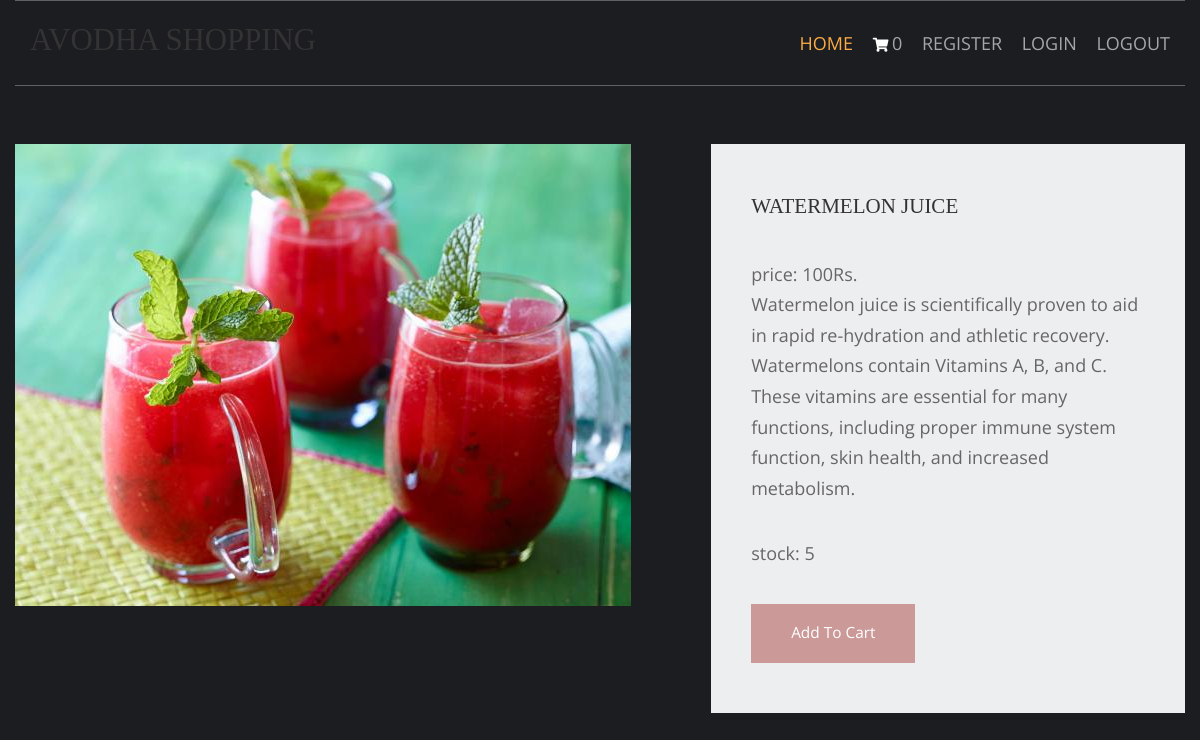
Page /fruit-recepies/watermelon-juice/ on the committed database.
### shop/models.py (models this page shows, shortened)
class products(models.Model):
    name=models.CharField(max_length=150, unique=True)
    slug=models.SlugField(max_length=250, unique=True)
    img=models.ImageField(upload_to='product')
    desc=models.TextField()
    stock=models.IntegerField()
    available=models.BooleanField()
    price=models.IntegerField()
    category=models.ForeignKey(categ,on_delete=models.CASCADE)

### shop/views.py (the view)
# urls.py: path('<slug:c_slug>/<slug:product_slug>/',views.prodDetails,name='details'),
def prodDetails(request,c_slug,product_slug):
    try:
        prod=products.objects.get(category__slug=c_slug,slug=product_slug)
    except Exception as e:
        raise e
    return render(request,'item.html',{'pr':prod})

### cart/context_processor.py (called while the page is built)
def count(request):
    item_count=0
    if 'admin' in request.path:
        return {}
    else:
        try:
            ct=cartlist.objects.filter(cart_id=c_id(request))
            cti=items.objects.all().filter(cart=ct[:1])
            for c in cti:
                item_count+=c.quan
        except cartlist.DoesNotExist:
            item_count=0
        return dict(itc=item_count)

### cart/views.py (called while the page is built)
def c_id(request):
    ct_id=request.session.session_key
    if not ct_id:
        ct_id=request.session.create()
    return ct_id

### templates/item.html (shortened to what this page needs)
{% extends 'base.html' %}
{% load static %}
{% block content %}
<html lang="en">
<head>
    <link href="{% static 'pr/fontawesome/css/all.min.css' %}" rel="stylesheet" />
    <link href="{% static 'pr/css/templatemo-comparto.css' %}" rel="stylesheet" />
</head>
<body>
  <br><br>
        <section class="tm-mb-1" id="about">
            <div class="tm-row tm-about-row">
                <div class="tm-section-1-l">
                    <img src="{{pr.img.url}}" alt="About image" class="tm-img-responsive">
                </div>
                <article class="tm-section-1-r tm-bg-color-8">
                    <h2 class="tm-mb-2 tm-title-color">{{pr.name}}</h2>
                    <p>price: {{pr.price}}Rs. <br>{{pr.desc}}</p>
                    <p>stock: {{pr.stock}}</p>
{% if pr.stock <= 0 %}
                    <h1 style="color:red">sorry.no stock left</h1>
                    {% else %}
                    <a href="{% url 'addcart' pr.id %}" class="tm-btn tm-btn-1 tm-link-to-services">Add To Cart</a>
                    {% endif %}
                </article>
            </div>
        </section>
</body>
</html>
{% endblock %}

### static/hm/layout/styles/layout.css (style rules this page uses)
*, *::before, *::after { transition:all .3s ease-in-out; }
body { color:#A5A6AA; background-color:#1C1D21; }
a { color:#FBAB45; }

### static/pr/css/templatemo-comparto.css (style rules this page uses)
*, *::before, *::after { box-sizing: border-box; outline: none; }
ul, h1, h2, h3, h4, p, figure { padding: 0; margin: 0; }
body { font-family: 'Open Sans', Arial, sans-serif; font-size: 18px; overflow-x: hidden; padding-left: 15px; padding-right: 15px; margin: 0; }
h2 { font-size: 1.5rem; }
a { transition: all 0.3s ease; text-decoration: none; }
p { color: #666; line-height: 1.7; margin-bottom: 35px; }
h1, h2, h3, h4, h5, h6 { color: #333; }
.tm-mb-1 { margin-bottom: 20px; }
.tm-mb-2 { margin-bottom: 40px; }
.tm-bg-color-8 { background-color: #EDEEEF; }
.tm-img-responsive { max-width: 100%; height: auto; }
.tm-section-1-l { width: 57.85%; margin-right: 1.65%; }
.tm-section-1-r { padding: 50px 40px; width: 40.5%; }
.tm-row { display: flex; }
.tm-btn { display: inline-block; padding: 15px 40px; font-size: 1.1rem; border: none; background-color: #CC9999; color: white; }
a { color: #666; }

### static/hm/layout/styles/framework.css (style rules this page uses)
html { overflow-y:scroll; overflow-x:hidden; }
html, body { margin:0; padding:0; font-size:14px; line-height:1.6em; }
*, *::before, *::after { box-sizing:border-box; }
a { outline:none; text-decoration:none; }
img { width:auto; max-width:100%; height:auto; margin:0; padding:0; border:none; line-height:normal; vertical-align:middle; }
body, input, textarea, select { font-family:Verdana, Geneva, sans-serif; }
h1, h2, h3, h4, h5, h6, .heading { font-family:Georgia, "Times New Roman", Times, serif; }
::placeholder { opacity:1; }
h1, h2, h3, h4, h5, h6, .heading { margin:0 0 20px 0; font-size:1.4rem; line-height:normal; font-weight:normal; text-transform:uppercase; }
address, article, aside, figcaption, figure, footer, header, main, nav, section { display:block; margin:0; padding:0; }

### rows in the picture
products: img (picture), name "WATERMELON JUICE", price "100", desc "Watermelon juice is scientifically proven to aid in rapid re-hydration and athletic recovery. Watermelons contain Vitamins A, B, and C. These vitamins are essential for many functions, including proper immune system function, skin health, and increased metabolism.", stock "5"

### other values in the picture
{{ itc }} "0"
